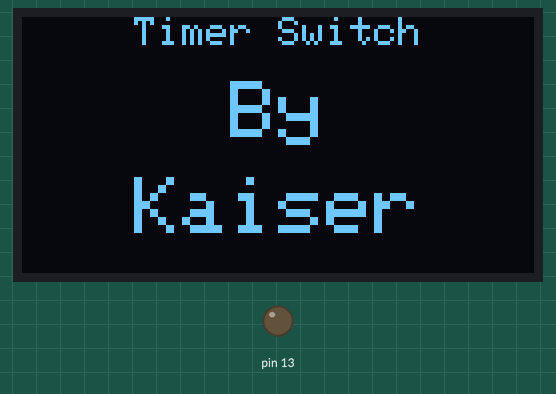
This sketch was run on a simulated Arduino Leonardo, built with avr-gcc and run on an emulated ATmega32U4. Shown: 128×64 one-colour display, output pins drawn as LEDs (lit = HIGH). The local clock reads 2024-03-15 10:24:30 at power-on unless the sketch sets it; what the sketch prints to the serial monitor is not drawn.

Above: at 0.1 s.
At 8.2 s:
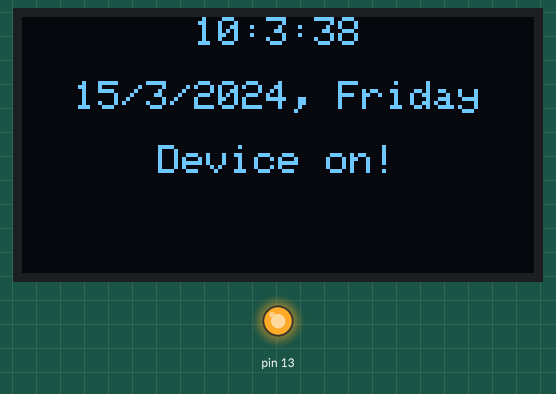
At 23.1 s:
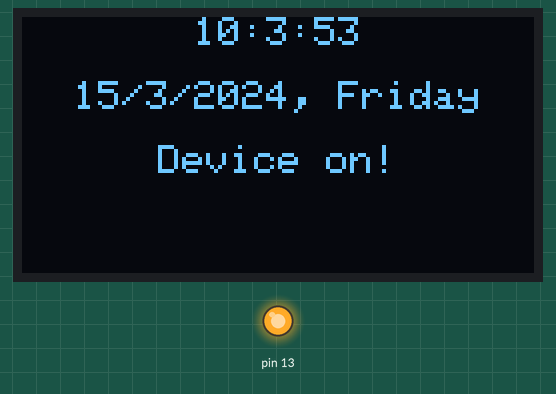
At 38.1 s:
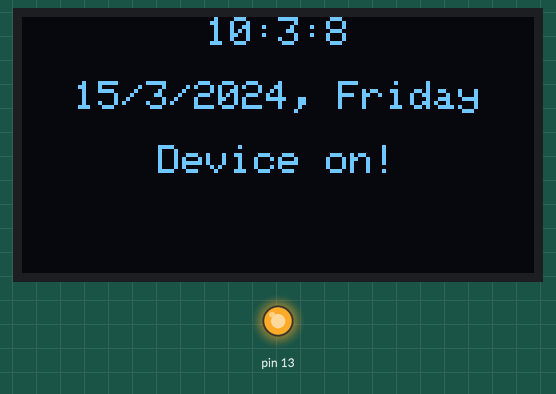
Timing chart, 0 to 39.6 s (numbered marks = the images above):
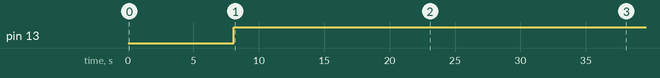

The sketch:

mirror_switch.ino
```cpp
// Date and time functions using a DS3231 RTC connected via I2C and Wire lib
#include <Wire.h>
#include "RTClib.h"
#include <Adafruit_GFX.h>
#include <Adafruit_SSD1306.h>
#define OLED_RESET 4

#define SCREEN_WIDTH 128 // OLED display width, in pixels
#define SCREEN_HEIGHT 64 // OLED display height, in pixels
Adafruit_SSD1306 display(SCREEN_WIDTH, SCREEN_HEIGHT, &Wire, OLED_RESET);


String tme="";
String indicator="";
String dte="";
RTC_DS3231 rtc;
int hr;
char daysOfTheWeek[7][12] = {"Sunday", "Monday", "Tuesday", "Wednesday", "Thursday", "Friday", "Saturday"};

void showSplash() {
  String splashString="Timer Switch";
  display.clearDisplay();
  display.setTextSize(1);
  display.setCursor(0,0);
  display.setCursor(64-(splashString.length()*3),0);
  display.print(splashString);
  display.setTextSize(2);
  splashString="By";
  display.setCursor(64-(splashString.length()*6),16);
  display.print(splashString);
  display.setTextSize(2);
  splashString="Kaiser";
  display.setCursor(64-(splashString.length()*6),40);
  display.print(splashString);
  display.display();
  delay(5000);
}


void setup () {

pinMode(13,OUTPUT);
digitalWrite(13,LOW);
display.begin(SSD1306_SWITCHCAPVCC, 0x3C);  // initialize with the I2C addr 0x3D (for the 128x64)
  showSplash();
  display.setTextSize(1);
  display.clearDisplay();
  display.display();

#ifndef ESP8266
  while (!Serial); // for Leonardo/Micro/Zero
#endif

  Serial.begin(9600);

  delay(3000); // wait for console opening

  if (! rtc.begin()) {
    Serial.println("Couldn't find RTC");
    while (1);
  }

  if (rtc.lostPower()) {
    Serial.println("RTC lost power, lets set the time!");
    // following line sets the RTC to the date & time this sketch was compiled
    //rtc.adjust(DateTime(F(__DATE__), F(__TIME__)));
    // This line sets the RTC with an explicit date & time, for example to set
    // January 21, 2014 at 3am you would call:
    //rtc.adjust(DateTime(2019, 5, 22, 10, 50, 0));
  }

}

void loop () {
    tme="";
    indicator="";
    dte="";
    DateTime now = rtc.now();
  if(now.hour()>8 and now.hour()<19 and daysOfTheWeek[now.dayOfTheWeek()]!="Friday"){
    digitalWrite(13,HIGH);
    Serial.println("Device on!");
    Serial.print(now.year(), DEC);
    Serial.print('/');
    Serial.print(now.month(), DEC);
    Serial.print('/');
    Serial.print(now.day(), DEC);
    Serial.print(" (");
    Serial.print(daysOfTheWeek[now.dayOfTheWeek()]);
    Serial.print(") ");
    Serial.print(now.hour(), DEC);
    Serial.print(':');
    Serial.print(now.minute(), DEC);
    Serial.print(':');
    Serial.print(now.second(), DEC);
    Serial.println();
    display.setTextSize(1.5);
    indicator="Device on!";
    tme+=now.hour();
    tme+=":";
    tme+=now.month();
    tme+=":";
    tme+=now.second();
    dte+=now.day(),DEC;
    dte+="/";
    dte+=now.month(),DEC;
    dte+="/";
    dte+=now.year(),DEC;
    dte+=", ";
    dte+=daysOfTheWeek[now.dayOfTheWeek()];

    display.clearDisplay();
    display.setCursor(0,0);
    display.setCursor(64-(tme.length()*3),0);
    display.println(tme);
    display.setCursor(64-(indicator.length()*3),32);
    display.println(indicator);
    display.setCursor(64-(dte.length()*3),16);
    display.println(dte);
    display.display();
    //tme="";
  }
  else{
    digitalWrite(13,LOW);
    Serial.println("Device off!");
    Serial.print(now.year(), DEC);
    Serial.print('/');
    Serial.print(now.month(), DEC);
    Serial.print('/');
    Serial.print(now.day(), DEC);
    Serial.print(" (");
    Serial.print(daysOfTheWeek[now.dayOfTheWeek()]);
    Serial.print(") ");
    Serial.print(now.hour(), DEC);
    Serial.print(':');
    Serial.print(now.minute(), DEC);
    Serial.print(':');
    Serial.print(now.second(), DEC);
    Serial.println();
    display.setTextSize(1.5);
    indicator="Device off";
    tme+=now.hour();
    tme+=":";
    tme+=now.month();
    tme+=":";
    tme+=now.second();
    dte+=now.day(),DEC;
    dte+="/";
    dte+=now.month(),DEC;
    dte+="/";
    dte+=now.year(),DEC;
    dte+=", ";
    dte+=daysOfTheWeek[now.dayOfTheWeek()];

    display.clearDisplay();
    display.setCursor(0,0);
    display.setCursor(64-(tme.length()*3),0);
    display.println(tme);
    display.setCursor(64-(indicator.length()*3),32);
    display.println(indicator);
    display.setCursor(64-(dte.length()*3),16);
    display.println(dte);
    display.display();
    //tme="";

  }
}
```

Measured:
- by itself, pin 13: LOW → HIGH at 8.1 s
- what the display in image 2 shows lasts 1.0 s, from 23.1 s to 24.1 s
